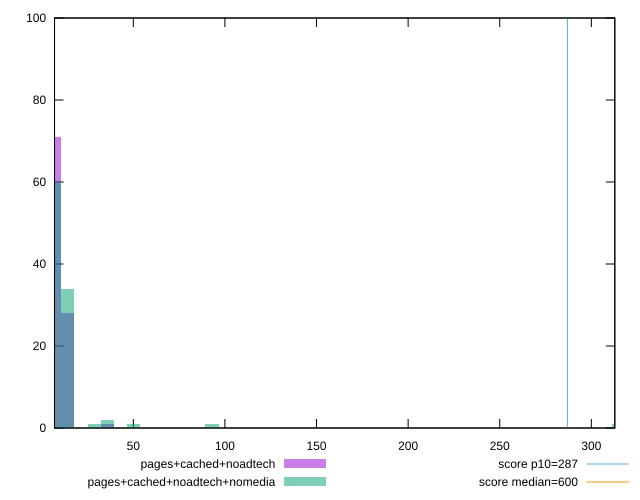

Reproduce this figure in gnuplot.
reset

$pagesCachedNoadtech <<EOF
7.15015779143362 71
14.30031558286724 28
35.7507889571681 1
EOF

$pagesCachedNoadtechNomedia <<EOF
14.30031558286724 34
7.15015779143362 60
35.7507889571681 2
92.95205128863707 1
28.60063116573448 1
314.6069428230793 1
50.05110454003534 1
EOF

set key outside below
set boxwidth 7.15015779143362
set xrange [7:312.82235000000037]
set yrange [0:100]
set trange [0:100]
set style fill transparent solid 0.5 noborder

set parametric
set terminal svg size 640, 500 enhanced background rgb 'white'
set output "report_00026_2021-02-22T21:38:55.199Z/total-blocking-time/comparison/histogram/2_vs_3.svg"

plot $pagesCachedNoadtech title "pages+cached+noadtech" with boxes, \
     $pagesCachedNoadtechNomedia title "pages+cached+noadtech+nomedia" with boxes, \
     287,t title "score p10=287", \
     600,t title "score median=600"

reset
